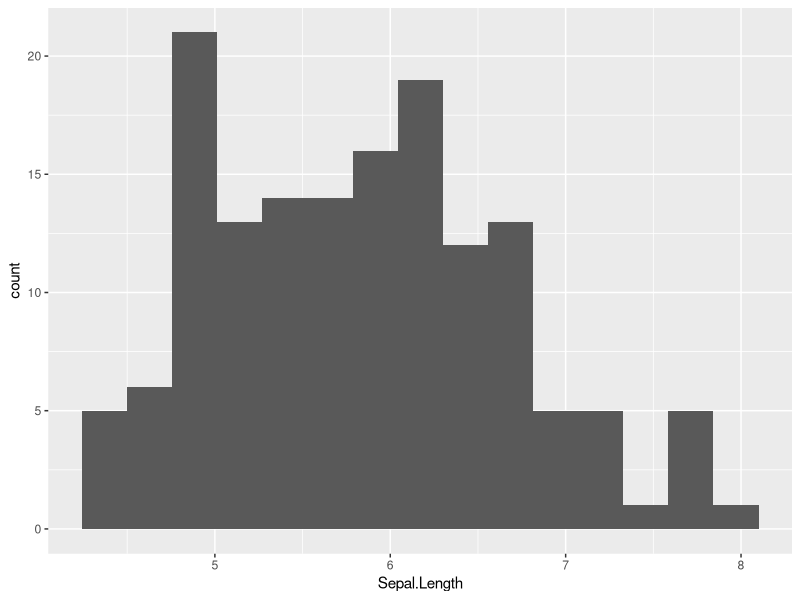
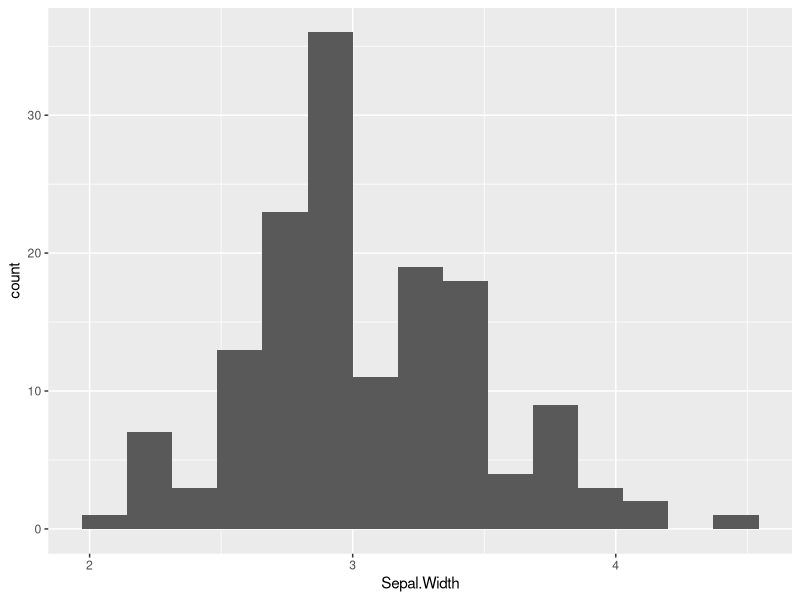
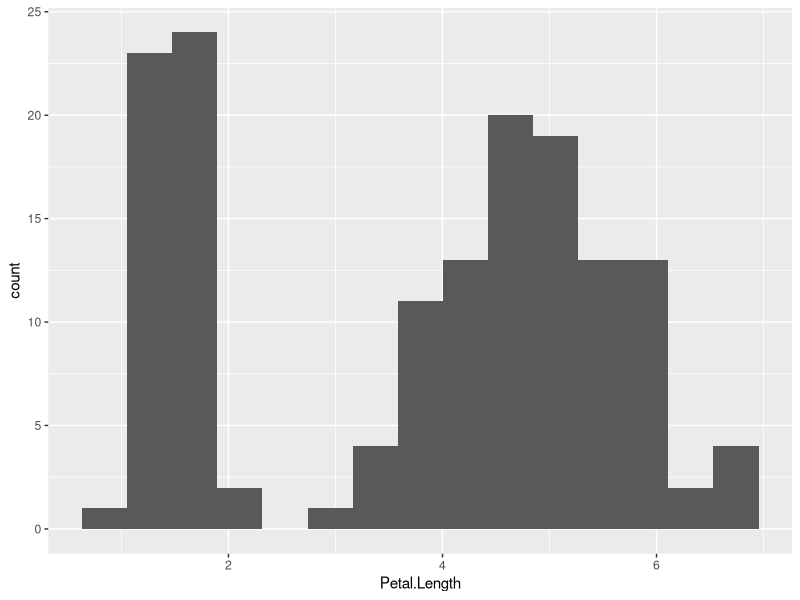
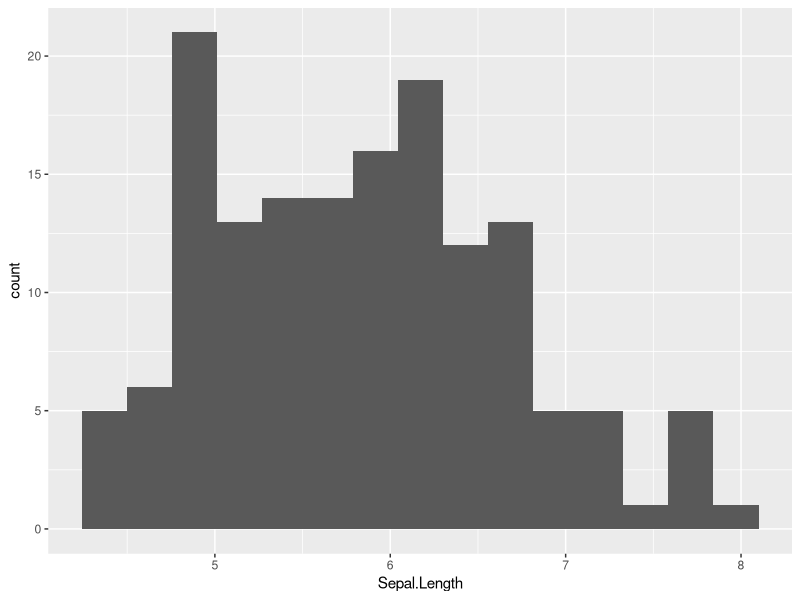
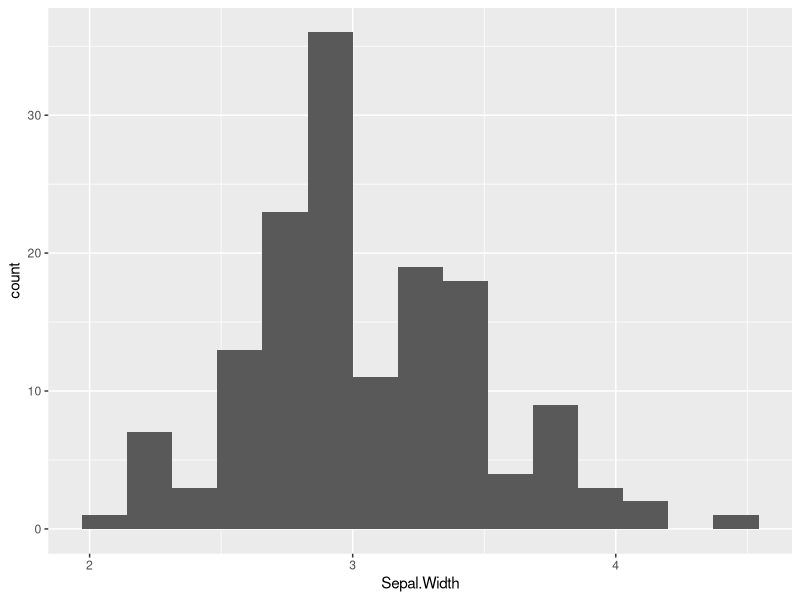
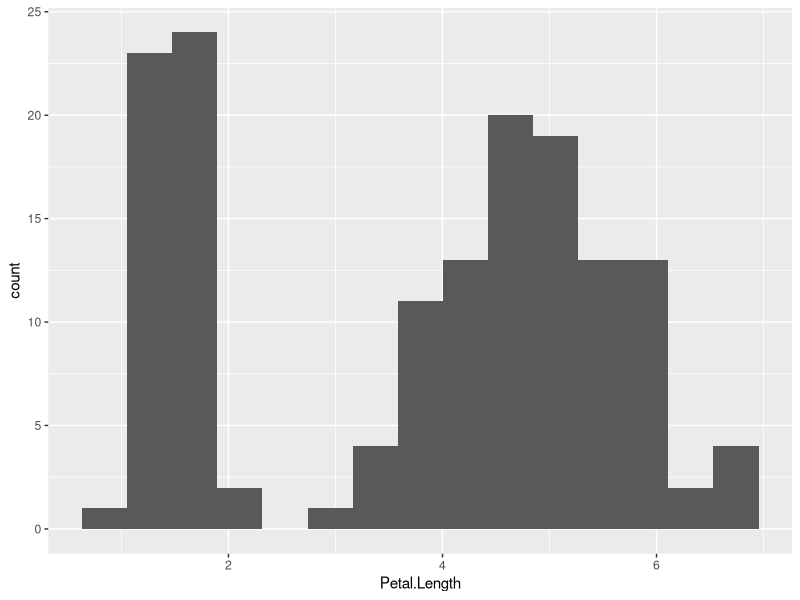
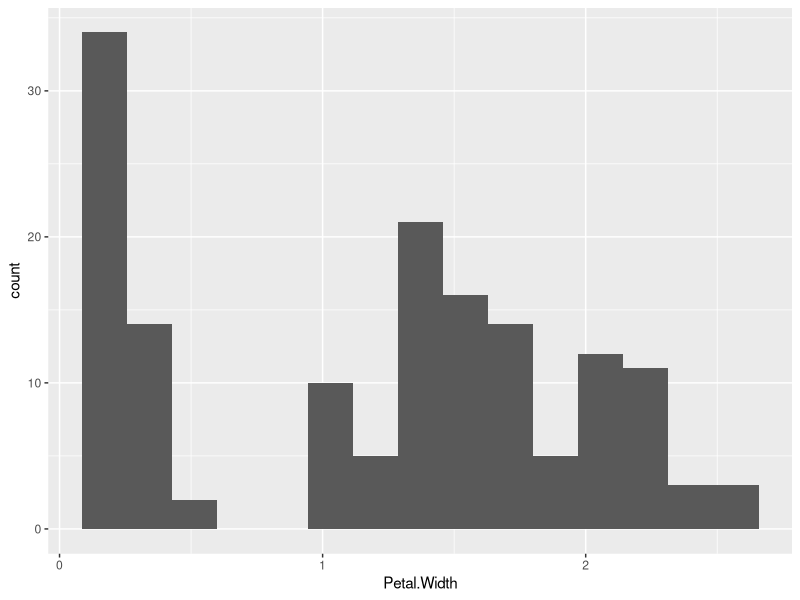

These figures' R source, in order:
## ---- chunk 1
#| label: setup
#| include: false
knitr::opts_chunk$set(
  echo = TRUE,
  message = FALSE,
  warning = FALSE,
  fig.width = 6,
  fig.height = 3.6,
  fig.align = "center",
  dpi = 120,
  fig.path = "_figs/purrr-practice/"
)
library(tidyverse)
## ---- chunk 2
#| label: libraries
set.seed(612)
library(tidyverse)
## ---- chunk 3
#| label: check-claims
#| include: false
mpg_by_cyl <- split(mtcars$mpg, mtcars$cyl)
stopifnot(is.list(map(mpg_by_cyl, mean)))
stopifnot(is.double(map_dbl(mpg_by_cyl, mean)))
stopifnot(all.equal(unlist(map(mpg_by_cyl, mean)), map_dbl(mpg_by_cyl, mean)))
shipping_cost <- pmap_dbl(
  list(c(3, 4, 5), c(2, 5, 8), c(1.5, 2, 2.5)),
  \(base_fee, weight, rate) base_fee + weight * rate
)
stopifnot(all.equal(shipping_cost, c(6, 14, 25)))
## ---- chunk 4
#| label: ex1-worked
mpg_by_cyl <- split(mtcars$mpg, mtcars$cyl)
str(mpg_by_cyl)
map(mpg_by_cyl, mean)
map_dbl(mpg_by_cyl, mean)
## ---- chunk 5
#| label: ex1-solution
hp_by_gear <- split(mtcars$hp, mtcars$gear)
map(hp_by_gear, max)
map_dbl(hp_by_gear, max)
## ---- chunk 6
#| label: ex2-worked
map(iris, class)
iris |>
  select(where(is.numeric)) |>
  map_dbl(sd)
## ---- chunk 7
#| label: ex2-solution
iris |>
  select(where(is.numeric)) |>
  map_dbl(median)
map_chr(iris, class)
## ---- chunk 8
#| label: ex3-worked
map_lgl(airquality, \(x) any(is.na(x)))
map_int(airquality, \(x) sum(is.na(x)))
## ---- chunk 9
#| label: ex3-solution
missing_proportion <- map_dbl(airquality, \(x) mean(is.na(x)))
missing_proportion
missing_any <- map_lgl(airquality, \(x) any(is.na(x)))
names(missing_any)[missing_any]
mean(airquality$Ozone, na.rm = TRUE)
map_dbl(airquality["Ozone"], \(x) mean(x, na.rm = TRUE))
## ---- chunk 10
#| label: ex4-worked
iris |>
  group_by(Species) |>
  summarise(
    across(
      ends_with("Length"),
      list(mean = mean, sd = sd),
      .names = "{.col}_{.fn}"
    ),
    .groups = "drop"
  )
## ---- chunk 11
#| label: ex4-solution
iris |>
  group_by(Species) |>
  summarise(
    across(
      c(Sepal.Width, Petal.Width),
      list(median = median, IQR = IQR),
      .names = "{.col}_{.fn}"
    ),
    .groups = "drop"
  )
## ---- chunk 12
#| label: ex5-worked
mean_sd <- function(x) {
  tibble(mean = mean(x, na.rm = TRUE), sd = sd(x, na.rm = TRUE))
}
length_by_supp <- split(ToothGrowth$len, ToothGrowth$supp)
results <- map(length_by_supp, mean_sd)
results
bind_rows(results, .id = "supp")
## ---- chunk 13
#| label: ex5-solution
five_number <- function(x) {
  tibble(minimum = min(x), median = median(x), maximum = max(x))
}
ToothGrowth$len |>
  split(ToothGrowth$dose) |>
  map(five_number) |>
  bind_rows(.id = "dose")
## ---- chunk 14
#| label: ex6-worked
mpg <- mtcars$mpg[1:5]
distance <- c(100, 150, 80, 120, 200)
price_per_gallon <- 3.50
cost <- map2_dbl(distance, mpg, \(d, m) (d / m) * price_per_gallon)
tibble(car = rownames(mtcars)[1:5], distance, mpg, cost)
## ---- chunk 15
#| label: ex6-solution
d <- c(50, 75, 100, 125, 150)
m <- mtcars$mpg[1:5]
fuel_cost <- map2_dbl(d, m, \(distance, mpg) distance / mpg * 4)
tibble(car = rownames(mtcars)[1:5], fuel_cost)
## ---- chunk 16
#| label: ex7-worked
trips <- tibble(
  car = rownames(mtcars)[1:4],
  distance = c(50, 100, 150, 200),
  mpg = mtcars$mpg[1:4],
  price = c(3.25, 3.50, 3.75, 4.00)
)
trips |>
  mutate(
    cost = pmap_dbl(
      list(distance, mpg, price),
      \(distance, mpg, price) distance / mpg * price
    )
  )
## ---- chunk 17
#| label: ex7-solution
shipping <- tibble(
  weight = c(2, 5, 8),
  rate = c(1.5, 2, 2.5),
  base_fee = c(3, 4, 5)
)
shipping |>
  mutate(
    cost = pmap_dbl(
      list(base_fee, weight, rate),
      \(base_fee, weight, rate) base_fee + weight * rate
    )
  )
## ---- chunk 18
#| label: ex8-worked
fit_slope <- function(data) {
  fit <- lm(weight ~ Time, data = data)
  tibble(slope = unname(coef(fit)["Time"]))
}
ChickWeight |>
  group_by(Diet) |>
  group_map(\(data, key) fit_slope(data))
ChickWeight |>
  group_by(Diet) |>
  group_modify(\(data, key) fit_slope(data)) |>
  ungroup()
## ---- chunk 19
#| label: ex8-solution
model_slopes <- mtcars |>
  group_by(cyl) |>
  group_modify(\(data, key) {
    model <- lm(mpg ~ wt, data = data)
    tibble(wt_slope = unname(coef(model)["wt"]))
  }) |>
  ungroup()
model_slopes
model_slopes |>
  slice_min(wt_slope, n = 1)
## ---- chunk 20
#| label: ex9-worked
numeric_iris <- iris |>
  select(where(is.numeric))
column_reports <- imap_chr(
  numeric_iris,
  \(values, column_name) paste0(column_name, ": mean = ", round(mean(values), 2))
)
column_reports
## ---- chunk 21
#| label: ex9-solution
mtcars |>
  select(where(is.numeric)) |>
  imap_chr(\(values, column_name) paste0(column_name, ": min = ", min(values)))
## ---- chunk 22
#| label: ex10-worked
plot_dir <- file.path(tempdir(), "data612_iris_plots")
unlink(plot_dir, recursive = TRUE)
dir.create(plot_dir)
plot_vars <- c("Sepal.Length", "Sepal.Width", "Petal.Length")
walk(plot_vars, \(var) {
  p <- ggplot(iris, aes(x = .data[[var]])) +
    geom_histogram(bins = 15)
  ggsave(
    filename = file.path(plot_dir, paste0(var, ".png")),
    plot = p,
    width = 5,
    height = 3.5,
    units = "in"
  )
})
list.files(plot_dir)
## ---- chunk 23
#| label: ex10-solution
out_dir <- file.path(tempdir(), "data612_iris_numeric")
unlink(out_dir, recursive = TRUE)
dir.create(out_dir)
numeric_cols <- names(iris)[map_lgl(iris, is.numeric)]
walk(numeric_cols, \(var) {
  p <- ggplot(iris, aes(x = .data[[var]])) +
    geom_histogram(bins = 15)
  ggsave(
    filename = file.path(out_dir, paste0(var, ".png")),
    plot = p,
    width = 5,
    height = 3.5,
    units = "in"
  )
})
saved_files <- list.files(out_dir)
saved_files
length(saved_files)
